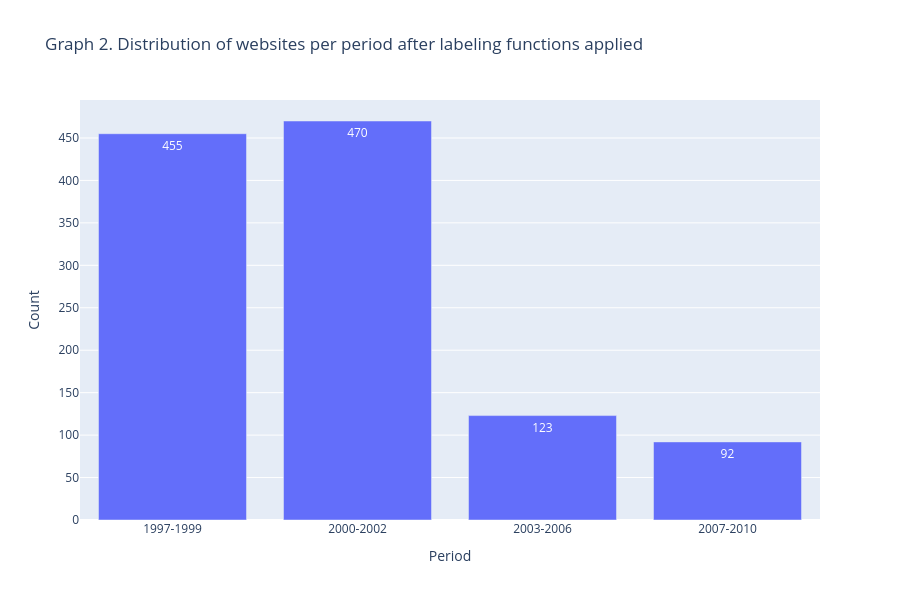

Source (notebook cell):
### Markdown cell above
## 3. Labeling functions
What is the distribution of our ground truth data after we labelled it with period buckets using the labeling functions?
<br>
<br>
**Navigate to the python script [labeling_function_v8](!./script_training/labeling_function_v8.py) for the preprocessing code.**

### Code cell
# Distribution of the data after labeling functions
# For privacy reasons, I am not allowed to share the original dataset analyzed here.
# This path allows you to use it for your personal annotated websites.
ground_truth = pd.read_json('../training/train_w13.jsonl', lines=True)

counts_ground_truth = ground_truth['period_bucket'].value_counts().sort_index().reset_index()
counts_ground_truth.columns = ['period_bucket', 'count']

counts_ground_truth['period_bucket'] = counts_ground_truth['period_bucket'].astype(str).apply(lambda x: f"{x[:4]}-{x[4:]}")

fig2 = px.bar(counts_ground_truth, 
             x='period_bucket', 
             y='count', 
             title="Graph 2. Distribution of websites per period after labeling functions applied",
             labels={'period_bucket': 'Period', 'count': 'Count'},
             height=600,
             text_auto=True)


fig2.show()

inference = pd.read_json('../inference/train_w13_unknown.jsonl', lines=True)

print("====================")
print(f"Total training instances: {len(ground_truth)}")
print(f"Total inference instances: {len(inference)}")

### Figure 1 — Plotly figure (JSON) as saved in the notebook; plotly's stock layout.template omitted (floating-point values rounded to 4 significant figures)
{"data": [{"hovertemplate": "Period=%{x}<br>Count=%{y}<extra></extra>", "legendgroup": "", "marker": {"color": "#636efa", "pattern": {"shape": ""}}, "name": "", "orientation": "v", "showlegend": false, "textposition": "auto", "texttemplate": "%{y}", "type": "bar", "x": ["1997-1999", "2000-2002", "2003-2006", "2007-2010"], "xaxis": "x", "y": [455, 470, 123, 92], "yaxis": "y"}], "layout": {"barmode": "relative", "height": 600, "legend": {"tracegroupgap": 0}, "title": {"text": "Graph 2. Distribution of websites per period after labeling functions applied"}, "xaxis": {"anchor": "y", "domain": [0, 1], "title": {"text": "Period"}}, "yaxis": {"anchor": "x", "domain": [0, 1], "title": {"text": "Count"}}}}
